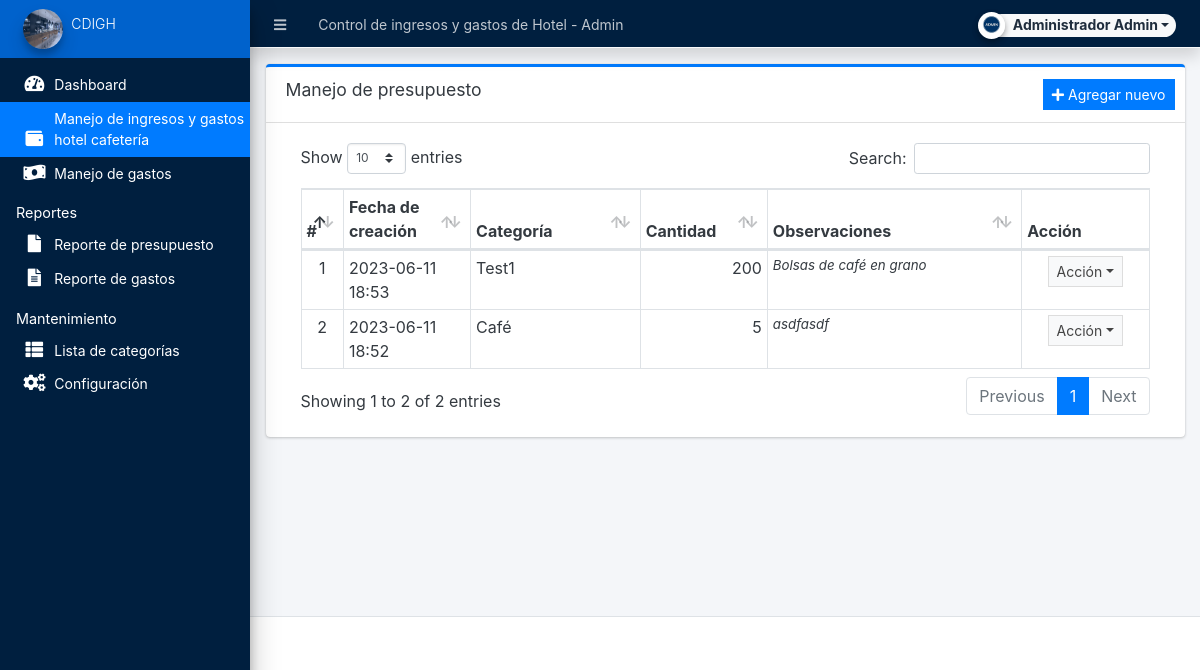
The page /admin/?page=budget (signed in) on the database its author committed.
### tables this page shows
CREATE TABLE `running_balance`  (
  `id` int NOT NULL AUTO_INCREMENT,
  `balance_type` tinyint(1) NOT NULL COMMENT '1=budget, 2=expense',
  `category_id` int NOT NULL,
  `amount` float NOT NULL,
  `remarks` text NOT NULL,
  `user_id` text NOT NULL,
  `date_created` datetime(0) NOT NULL DEFAULT current_timestamp(0),
  `date_updated` datetime(0) NULL DEFAULT NULL ON UPDATE CURRENT_TIMESTAMP(0),
  PRIMARY KEY (`id`) USING BTREE,
  INDEX `category_id`(`category_id`) USING BTREE,
  CONSTRAINT `running_balance_ibfk_1` FOREIGN KEY (`category_id`) REFERENCES `categories` (`id`) ON DELETE CASCADE ON UPDATE RESTRICT
);

CREATE TABLE `categories`  (
  `id` int NOT NULL AUTO_INCREMENT,
  `category` varchar(250) NOT NULL,
  `description` text NULL,
  `status` tinyint(1) NOT NULL DEFAULT 1,
  `balance` float NOT NULL DEFAULT 0,
  `date_created` datetime(0) NOT NULL DEFAULT current_timestamp(0),
  `date_updated` datetime(0) NULL DEFAULT NULL ON UPDATE CURRENT_TIMESTAMP(0),
  PRIMARY KEY (`id`) USING BTREE
);

### admin/budget/index.php (the view, shortened to what this page needs)
<div class="card card-outline card-primary">
	<div class="card-header">
		<h3 class="card-title">Manejo de presupuesto</h3>
		<div class="card-tools">
			<a href="javascript:void(0)" id="manage_budget" class="btn btn-flat btn-sm btn-primary"><span class="fas fa-plus"></span>  Agregar nuevo</a>
		</div>
	</div>
	<div class="card-body">
		<div class="container-fluid">
        <div class="container-fluid">
			<table class="table table-bordered table-stripped">
				<colgroup>
					<col width="5%">
					<col width="15%">
					<col width="20%">
					<col width="15%">
					<col width="30%">
					<col width="15%">
				</colgroup>
				<thead>
					<tr>
						<th>#</th>
						<th>Fecha de creación</th>
						<th>Categoría</th>
						<th>Cantidad</th>
						<th>Observaciones</th>
						<th>Acción</th>
					</tr>
				</thead>
				<tbody>
					<?php
					$i = 1;
						$qry = $conn->query("SELECT r.*,c.category,c.balance from `running_balance` r inner join `categories` c on r.category_id = c.id where c.status=1 and r.balance_type = 1 order by unix_timestamp(r.date_created) desc");
						while($row = $qry->fetch_assoc()):
							foreach($row as $k=> $v){
								$row[$k] = trim(stripslashes($v));
							}
                            $row['remarks'] = strip_tags(stripslashes(html_entity_decode($row['remarks'])));
					?>
						<tr>
							<td class="text-center"><?php echo $i++; ?></td>
							<td><?php echo date("Y-m-d H:i",strtotime($row['date_created'])) ?></td>
							<td><?php echo $row['category'] ?></td>
							<td ><p class="m-0 text-right"><?php echo number_format($row['amount']) ?></p></td>
							<td ><p class="m-0 truncate"><?php echo ($row['remarks']) ?></p></td>
							<td align="center">
								 <button type="button" class="btn btn-flat btn-default btn-sm dropdown-toggle dropdown-icon" data-toggle="dropdown">
				                  		Acción
				                  </button>
							</td>
						</tr>
					<?php endwhile; ?>
				</tbody>
			</table>
		</div>
		</div>
	</div>
</div>

### rows shown on the page
running_balance: date_created "2023-06-11 18:53", category.category "Test1", amount "200", remarks "Bolsas de café en grano"
running_balance: date_created "2023-06-11 18:52", category.category "Café", amount "5", remarks "asdfasdf"

### other values the page prints
$_settings->info('name') "Control de ingresos y gastos de Hotel"
$_settings->userdata('firstname').' '.$_settings->userdata('lastname') "Administrador Admin"
$_settings->info('short_name') "CDIGH"
